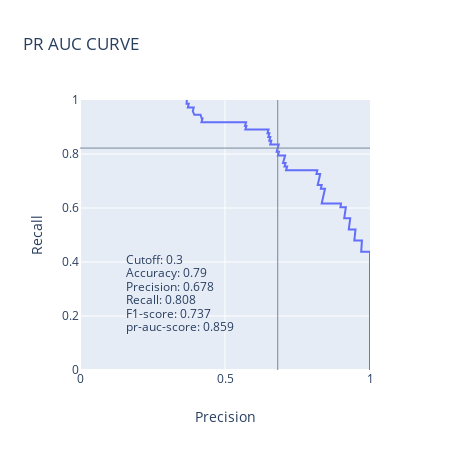

The code cell stored with this chart in its notebook:
### Code cell
explainer.plot_pr_auc(cutoff=0.3)

### Figure 1 — Plotly figure (JSON) as saved in the notebook; plotly's stock layout.template omitted (floating-point values rounded to 4 significant figures; data arrays with more than 128 entries replaced by an {"elided": "..."} marker saying what was removed)
{"data": [{"hoverinfo": "text", "mode": "lines", "name": "PR AUC CURVE", "text": {"elided": "163 str values"}, "type": "scatter", "x": {"elided": "164 float values"}, "y": {"elided": "164 float values"}}], "layout": {"annotations": [{"align": "right", "showarrow": false, "text": "Cutoff: 0.3", "x": 0.15, "xanchor": "left", "y": 0.45, "yanchor": "top"}, {"align": "right", "showarrow": false, "text": "Accuracy: 0.79", "x": 0.15, "xanchor": "left", "y": 0.4, "yanchor": "top"}, {"align": "right", "showarrow": false, "text": "Precision: 0.678", "x": 0.15, "xanchor": "left", "y": 0.35, "yanchor": "top"}, {"align": "right", "showarrow": false, "text": "Recall: 0.808", "x": 0.15, "xanchor": "left", "y": 0.3, "yanchor": "top"}, {"align": "right", "showarrow": false, "text": "F1-score: 0.737", "x": 0.15, "xanchor": "left", "y": 0.25, "yanchor": "top"}, {"align": "right", "showarrow": false, "text": "pr-auc-score: 0.859", "x": 0.15, "xanchor": "left", "y": 0.2, "yanchor": "top"}], "height": 450, "shapes": [{"line": {"color": "lightslategray", "width": 1}, "type": "line", "x0": 0, "x1": 1, "xref": "x", "y0": 0.8219, "y1": 0.8219, "yref": "y"}, {"line": {"color": "lightslategray", "width": 1}, "type": "line", "x0": 0.6818, "x1": 0.6818, "xref": "x", "y0": 0, "y1": 1, "yref": "y"}], "title": {"text": "PR AUC CURVE"}, "width": 450, "xaxis": {"range": [0, 1], "title": {"text": "Precision"}}, "yaxis": {"range": [0, 1], "scaleanchor": "y", "scaleratio": 1, "title": {"text": "Recall"}}}}
